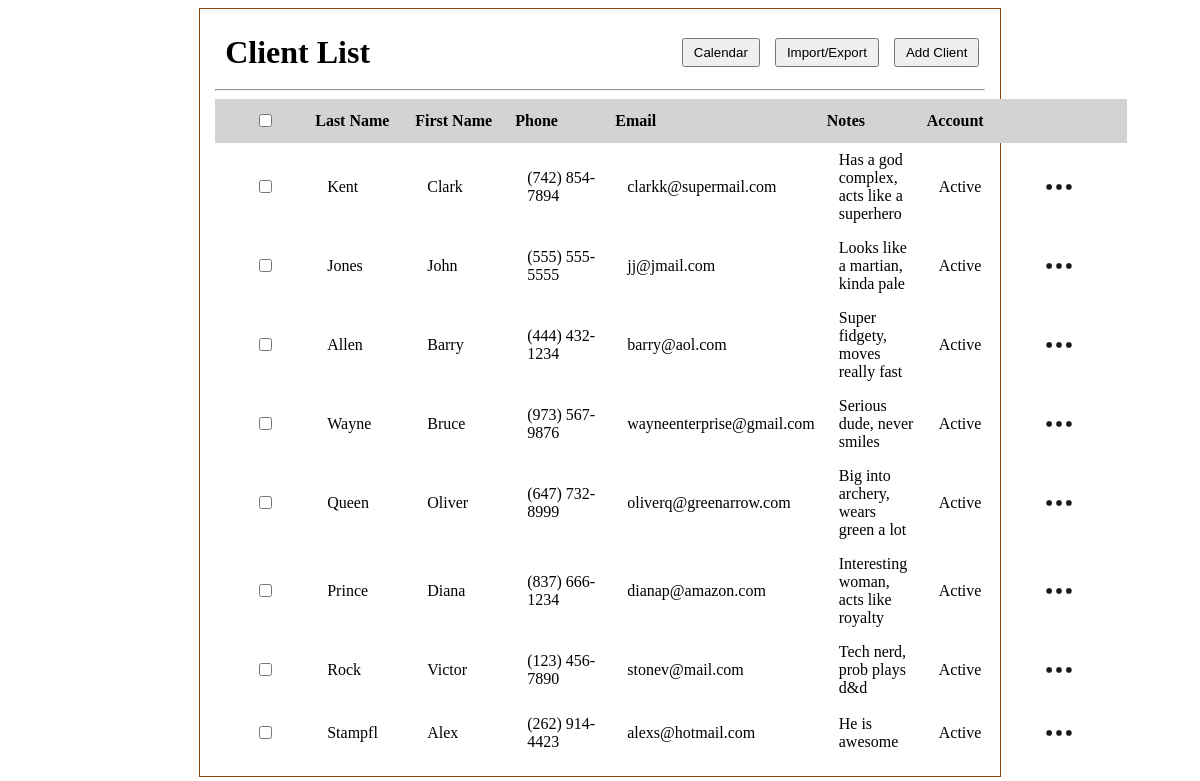
Page /client_list on the committed database.
### tables this page shows
CREATE TABLE clients (
              id INTEGER PRIMARY KEY AUTOINCREMENT,
              first_name TEXT,
              last_name TEXT,
              phone TEXT,
              email TEXT,
              status TEXT
            , notes TEXT);

### app.py (the view)
@app.route('/client_list')
def client_list():
    conn = sqlite3.connect(DB_PATH)  # connects to sqlite database file named client.db, conn is the connection object used to talk to db
    c = conn.cursor() # cursor object lets you execute SQL statements (queries) against db
    c.execute('SELECT * FROM clients')
    clients = c.fetchall() # Fetches all rows that query returned, clients is a list of tuples
    conn.close()
    return render_template('client_list.html', clients=clients)

### templates/client_list.html (shortened to what this page needs)
<!DOCTYPE html>
<html lang="en">
<head>
     <link rel="stylesheet" href="{{ url_for('static', filename = 'main.css') }}">
</head>
<body>
    <div id="client_list">
            <div class="header-row">
                <h1 id="client_list_h1">Client List</h1>
                <div class="header-buttons">
                    <button id="go_to_calendar">Calendar</button>
                    <button id="export_client_list">Import/Export</button>
                    <button id="add_client">Add Client</button>
                </div>
            </div>
        <hr>
        <table>
            <thead>
                <tr id="client_list_headers">
                    <th><input type="checkbox"></th>
                    <th>Last Name</th>
                    <th>First Name</th>
                    <th>Phone</th>
                    <th>Email</th>
                    <th>Notes</th>
                    <th>Account</th>
                    <th></th>
                </tr>
            </thead>
            <tbody id="clientTableBody">
                {% for client in clients %}
                <tr>
                    <td><input type="checkbox"></td>
                    <td>{{ client[2] if client[2] else "" }}</td>
                    <td>{{ client[1] if client[1] else "" }}</td>
                    <td>{{ client[3] if client[3] else "" }}</td>
                    <td>{{ client[4] if client[4] else "" }}</td>
                    <td>{{ client[6] if client[6] else "" }}</td>
                    <td>Active</td>
                    <td class="menu_cell">
                        <div class="menu-container">
                            <img class="meatballs" src = "{{ url_for('static', filename='img/meatball_menu.png') }}" alt="3 dots">
                        </div>
                    </td>
                </tr>
                {% endfor %}
            </tbody>
        </table>
    </div>
</body>
</html>

### static/main.css (style rules this page uses)
#client_list { text-align: center; max-width: 65%; top: 10%; left: 50%; border: 1px solid saddlebrown; height: 100%; margin: 0 auto; padding: 15px; }
table { border-collapse: collapse; width: 100%; }
th, td { padding: 8px 12px; text-align: left; }
#client_list table th:first-child, #client_list table td:first-child { width: 40px; text-align: center; }
table th { padding: 12px 0px 12px 0px; margin: 0 auto; min-width: 100px; text-align: left; }
.header-row { display: flex; justify-content: space-between; align-items: center; width: 98%; padding: 10px; }
.header-buttons { display: flex; gap: 15px; }
#client_list_h1 { display: inline-flex; margin: 0; }
#add_client { padding: 5px 10px; }
#go_to_calendar { padding: 5px 10px; }
#export_client_list { padding: 5px 10px; }
#client_list_headers { background-color: lightgray; }
.menu-container { position: relative; display: inline-block; }
.meatballs { width: 40px; height: 40px; vertical-align: middle; cursor: pointer; }

### rows in the picture
clients: last_name "Kent", first_name "Clark", phone "(742) 854-7894", email "clarkk@supermail.com", notes "Has a god complex, acts like a superhero"
clients: last_name "Jones", first_name "John", phone "(555) 555-5555", email "jj@jmail.com", notes "Looks like a martian, kinda pale"
clients: last_name "Allen", first_name "Barry", phone "(444) 432-1234", email "barry@aol.com", notes "Super fidgety, moves really fast"
clients: last_name "Wayne", first_name "Bruce", phone "(973) 567-9876", email "wayneenterprise@gmail.com", notes "Serious dude, never smiles"
clients: last_name "Queen", first_name "Oliver", phone "(647) 732-8999", email "oliverq@greenarrow.com", notes "Big into archery, wears green a lot"
clients: last_name "Prince", first_name "Diana", phone "(837) 666-1234", email "dianap@amazon.com", notes "Interesting woman, acts like royalty"
clients: last_name "Rock", first_name "Victor", phone "(123) 456-7890", email "stonev@mail.com", notes "Tech nerd, prob plays d&d"
clients: last_name "Stampfl", first_name "Alex", phone "(262) 914-4423", email "alexs@hotmail.com", notes "He is awesome"
